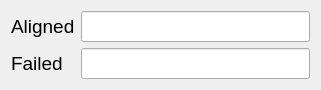
      <widget class="QWidget" name="formLayoutWidget_4">
       <property name="geometry">
        <rect>
         <x>410</x>
         <y>600</y>
         <width>321</width>
         <height>70</height>
        </rect>
       </property>
       <layout class="QFormLayout" name="formLayout_4">
        <item row="0" column="0">
         <widget class="QLabel" name="label_aligned">
          <property name="font">
           <font>
            <family>Arial</family>
            <pointsize>14</pointsize>
            <weight>50</weight>
            <bold>false</bold>
            <strikeout>false</strikeout>
           </font>
          </property>
          <property name="text">
           <string>Aligned</string>
          </property>
         </widget>
        </item>
        <item row="0" column="1">
         <widget class="QLineEdit" name="lineEdit_aligned">
          <property name="font">
           <font>
            <family>Arial</family>
            <pointsize>14</pointsize>
            <weight>50</weight>
            <bold>false</bold>
            <strikeout>false</strikeout>
           </font>
          </property>
          <property name="text">
           <string/>
          </property>
          <property name="readOnly">
           <bool>true</bool>
          </property>
         </widget>
        </item>
        <item row="1" column="0">
         <widget class="QLabel" name="label_failed">
          <property name="font">
           <font>
            <family>Arial</family>
            <pointsize>14</pointsize>
            <weight>50</weight>
            <bold>false</bold>
            <strikeout>false</strikeout>
           </font>
          </property>
          <property name="text">
           <string>Failed</string>
          </property>
         </widget>
        </item>
        <item row="1" column="1">
         <widget class="QLineEdit" name="lineEdit_failed">
          <property name="font">
           <font>
            <family>Arial</family>
            <pointsize>14</pointsize>
            <weight>50</weight>
            <bold>false</bold>
            <strikeout>false</strikeout>
           </font>
          </property>
          <property name="text">
           <string/>
          </property>
          <property name="readOnly">
           <bool>true</bool>
          </property>
         </widget>
        </item>
       </layout>
      </widget>
